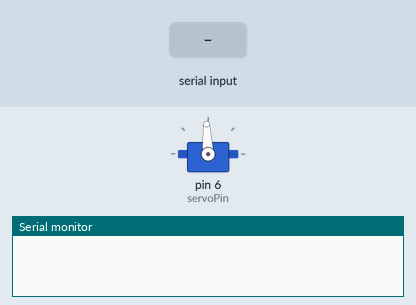
The sketch below on a simulated Arduino Uno, built with avr-gcc and run on an emulated ATmega328P. Parts: servo, the last lines printed to the serial monitor. Inputs (shaded band) come from the test bench.

Above: at 8.2 s.
8.3 s: "90,45\n" received over Serial
At 9.5 s:
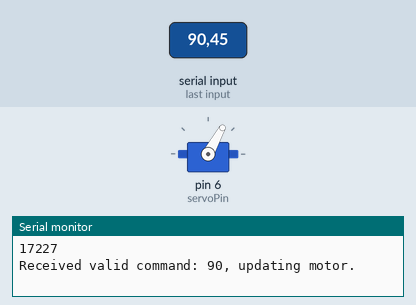
9.8 s: "30,150\n" received over Serial
At 10.8 s:
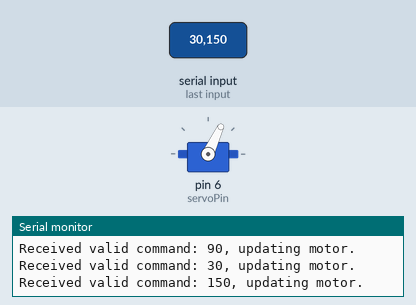
Timing chart, 0 to 12.8 s (numbered marks = the images above; inputs shaded):
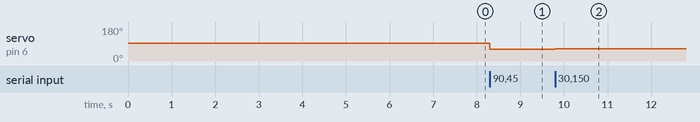

Measured:
- after the input at 8.3 s, servo on pin 6 (servoPin): 93° → 61° at once
- after the input at 9.8 s, servo on pin 6 (servoPin): 61° → 65° at once

The sketch:

motor_driver.ino
```cpp
#include <Servo.h>

byte servoPin = 6; // signal pin for the ESC.
//byte potentiometerPin = A0; // analog input pin for the potentiometer.
Servo servo;

int cmd_value = 511; //should initialize starting value to "stop" command

void setup() {
  servo.attach(servoPin);
  servo.writeMicroseconds(1500); // send "stop" signal to ESC. Also necessary to arm the ESC.

  Serial.begin(115200); //make sure baud rate in Serial monitor is set to value here.

  delay(7000); // delay to allow the ESC to recognize the stopped signal.

}

//char state = 'waiting';
int state = 0;
void loop() {

  switch (state) {
    case 0:
//    Serial.println('beep');
    if (new_cmd_available()) {
      Serial.println('ACK');
      state=1;
//        if(parse_ack()){
//          state = 1;
//        }
      }

      break;
    case 1:
      //  int potVal = analogRead(potentiometerPin); // read input from potentiometer.
      if (new_cmd_available()) {
        read_cmd();
      }
      int pwmVal = map(cmd_value, 0, 1023, 1100, 1900); // maps potentiometer values to PWM value.

      servo.writeMicroseconds(pwmVal); // Send signal to ESC.
      break;
  }


}

bool new_cmd_available() {
  return (Serial.available() > 0);
}

bool parse_ack(){
  String input;

  while(new_cmd_available()){
    input = Serial.readString();
  }

  if( input == "ACK"){
    Serial.println("ACK");
    return true;
  }
  else {
    return false;
  }
}

void read_cmd() {
  int cmd = Serial.parseInt();
  clear_Serial_buffer();

  if (check_cmd_validity(cmd)) {
    Serial.print("Received valid command: ");
    Serial.print(cmd);
    Serial.println(", updating motor.");
    cmd_value = cmd;
  }
  else {
    Serial.print("Interpreted input as invalid command: ");
    Serial.print(cmd);
    Serial.println(", not updating motor.");
  }
}

bool check_cmd_validity(int cmd) {
  return (cmd >= 1 && cmd <= 1023);
}

void clear_Serial_buffer() {
  while (new_cmd_available()) {
    Serial.read();
  }
}
```
